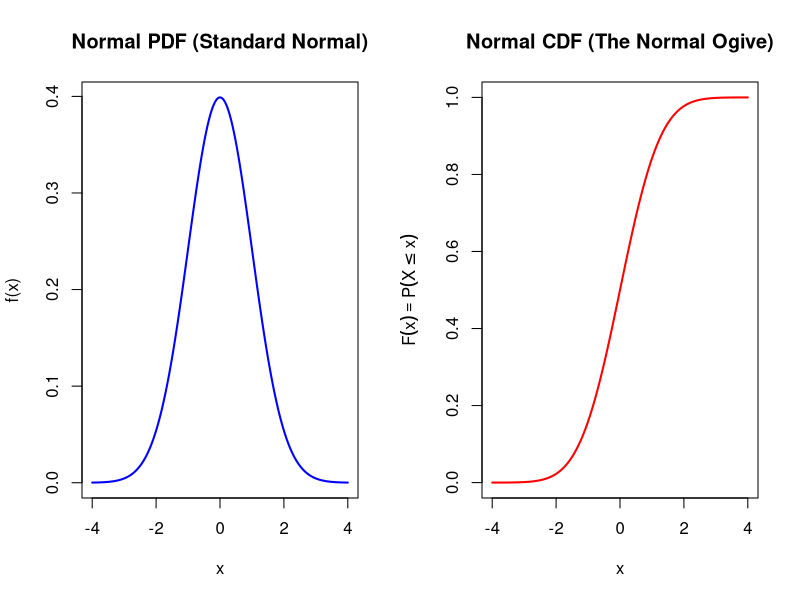
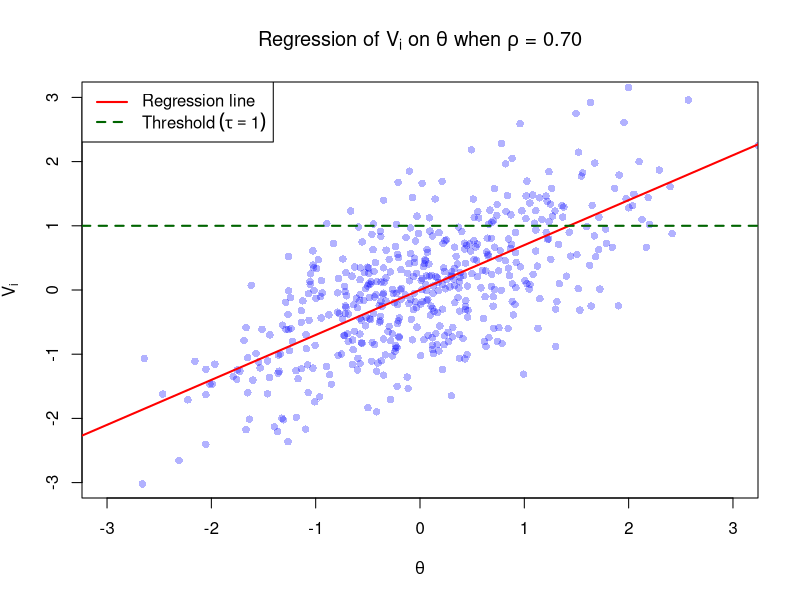
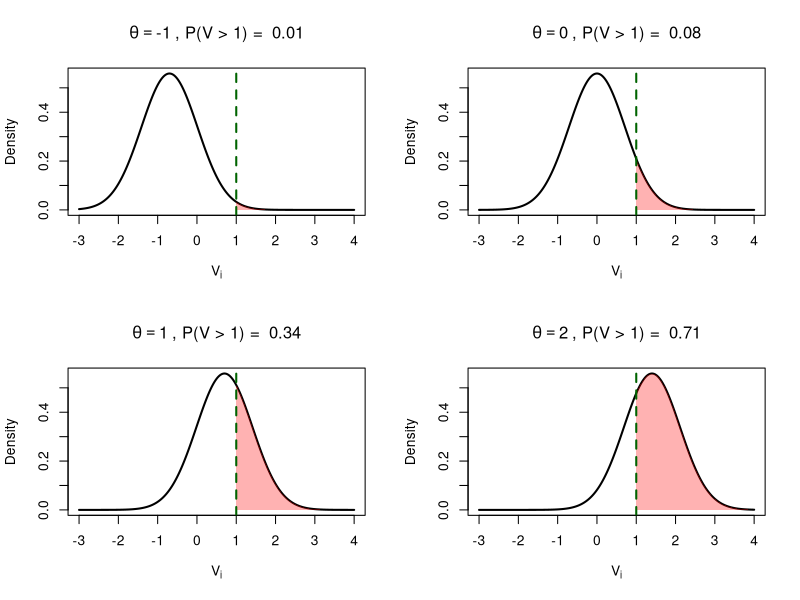
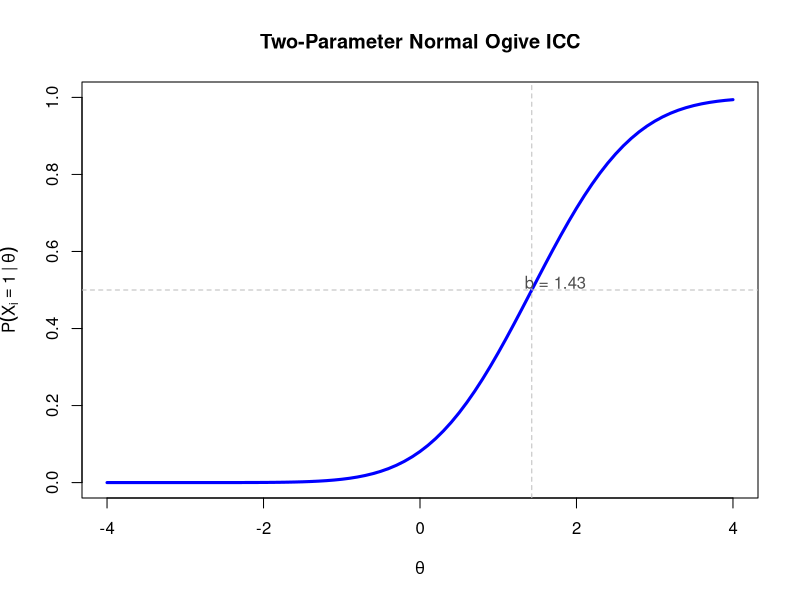
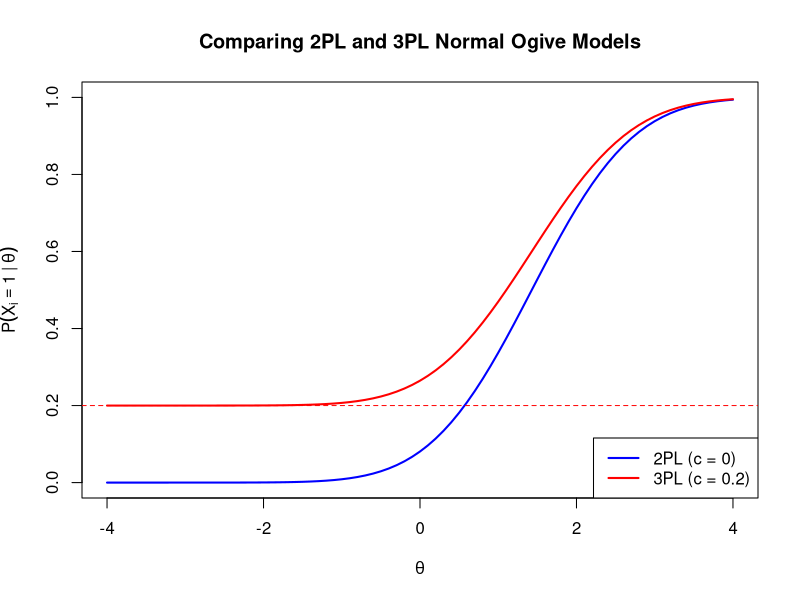
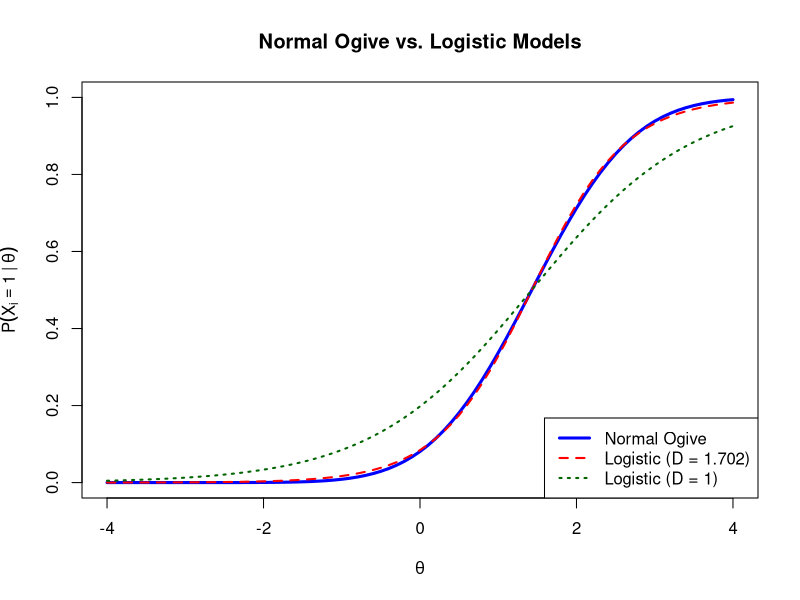

The R source for these figures, in order:
## ---- chunk 1
knitr::opts_chunk$set(echo = TRUE, message = FALSE, warning = FALSE)
## ---- chunk 2
par(mfrow = c(1, 2))

# Normal PDF
x <- seq(-4, 4, 0.01)
plot(x, dnorm(x), type = "l", lwd = 2, col = "blue",
     main = "Normal PDF (Standard Normal)",
     xlab = "x", ylab = "f(x)")

# Normal CDF (the "ogive")
plot(x, pnorm(x), type = "l", lwd = 2, col = "red",
     main = "Normal CDF (The Normal Ogive)",
     xlab = "x", ylab = expression(F(x) == P(X <= x)))

par(mfrow = c(1, 1))
## ---- chunk 3
set.seed(123)
n <- 500
rho <- 0.70

# Generate data
theta <- rnorm(n, 0, 1)
epsilon <- rnorm(n, 0, sqrt(1 - rho^2))
V <- rho * theta + epsilon

# Plot
plot(theta, V, pch = 16, col = rgb(0, 0, 1, 0.3),
     xlab = expression(theta), ylab = expression(V[i]),
     main = expression(paste("Regression of ", V[i], " on ", theta, " when ", rho, " = 0.70")),
     xlim = c(-3, 3), ylim = c(-3, 3))
abline(a = 0, b = rho, col = "red", lwd = 2)
abline(h = 1, col = "darkgreen", lwd = 2, lty = 2)
legend("topleft", legend = c("Regression line", expression(Threshold ~ (tau == 1))),
       col = c("red", "darkgreen"), lwd = 2, lty = c(1, 2))
## ---- chunk 4
rho <- 0.70
tau <- 1
sigma_eps <- sqrt(1 - rho^2)

# For different values of theta
theta_vals <- c(-1, 0, 1, 2)

for (th in theta_vals) {
  E_V <- rho * th
  prob <- 1 - pnorm(tau, mean = E_V, sd = sigma_eps)
  cat(sprintf("When θ = %2d: E(V|θ) = %5.2f, P(V > τ|θ) = %.3f\n", th, E_V, prob))
}
## ---- chunk 5
par(mfrow = c(2, 2))

theta_vals <- c(-1, 0, 1, 2)
v_range <- seq(-3, 4, 0.01)

for (th in theta_vals) {
  E_V <- rho * th
  prob <- 1 - pnorm(tau, mean = E_V, sd = sigma_eps)

  # Plot the conditional distribution
  plot(v_range, dnorm(v_range, mean = E_V, sd = sigma_eps), type = "l", lwd = 2,
       xlab = expression(V[i]), ylab = "Density",
       main = bquote(theta == .(th) ~ ", P(V > 1) = " ~ .(round(prob, 2))))

  # Shade the area above threshold
  v_above <- v_range[v_range >= tau]
  polygon(c(tau, v_above, max(v_above)),
          c(0, dnorm(v_above, mean = E_V, sd = sigma_eps), 0),
          col = rgb(1, 0, 0, 0.3), border = NA)

  abline(v = tau, col = "darkgreen", lwd = 2, lty = 2)
}

par(mfrow = c(1, 1))
## ---- chunk 6
rho <- 0.70
tau <- 1

a <- rho / sqrt(1 - rho^2)
b <- tau / rho

cat(sprintf("Discrimination (a) = %.2f\n", a))
cat(sprintf("Difficulty (b) = %.2f\n", b))
## ---- chunk 7
theta <- seq(-4, 4, 0.1)
prob <- pnorm(a * (theta - b))

plot(theta, prob, type = "l", lwd = 3, col = "blue",
     xlab = expression(theta), ylab = expression(P(X[i] == 1 ~ "|" ~ theta)),
     main = "Two-Parameter Normal Ogive ICC",
     ylim = c(0, 1))
abline(h = 0.5, lty = 2, col = "gray")
abline(v = b, lty = 2, col = "gray")
text(b + 0.3, 0.52, paste("b =", round(b, 2)), col = "gray30")
## ---- chunk 8
theta <- seq(-4, 4, 0.1)
c_param <- 0.20  # guessing parameter

prob_2pl <- pnorm(a * (theta - b))
prob_3pl <- c_param + (1 - c_param) * pnorm(a * (theta - b))

plot(theta, prob_2pl, type = "l", lwd = 2, col = "blue",
     xlab = expression(theta), ylab = expression(P(X[i] == 1 ~ "|" ~ theta)),
     main = "Comparing 2PL and 3PL Normal Ogive Models",
     ylim = c(0, 1))
lines(theta, prob_3pl, lwd = 2, col = "red")
abline(h = c_param, lty = 2, col = "red")
legend("bottomright", legend = c("2PL (c = 0)", paste0("3PL (c = ", c_param, ")")),
       col = c("blue", "red"), lwd = 2)
## ---- chunk 9
theta <- seq(-4, 4, 0.1)
D <- 1.702

# Normal ogive
prob_normal <- pnorm(a * (theta - b))

# Logistic with D scaling
prob_logistic_D <- plogis(D * a * (theta - b))

# Logistic without D scaling
prob_logistic <- plogis(a * (theta - b))

plot(theta, prob_normal, type = "l", lwd = 3, col = "blue",
     xlab = expression(theta), ylab = expression(P(X[i] == 1 ~ "|" ~ theta)),
     main = "Normal Ogive vs. Logistic Models",
     ylim = c(0, 1))
lines(theta, prob_logistic_D, lwd = 2, col = "red", lty = 2)
lines(theta, prob_logistic, lwd = 2, col = "darkgreen", lty = 3)
legend("bottomright",
       legend = c("Normal Ogive", "Logistic (D = 1.702)", "Logistic (D = 1)"),
       col = c("blue", "red", "darkgreen"), lwd = c(3, 2, 2), lty = c(1, 2, 3))
